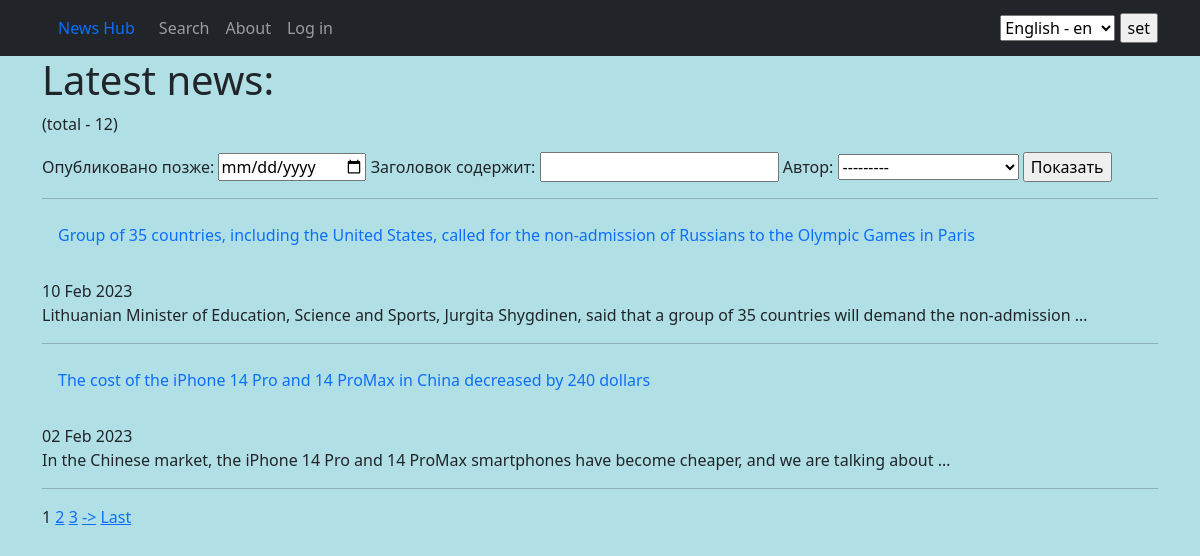
The app's page /search/ with its own data.
### news/models.py (models this page shows, shortened)
class Post(models.Model):
    author = models.ForeignKey(Author, on_delete=models.CASCADE)
    type = models.CharField(max_length=1, choices=POST_TYPES)
    creation_date = models.DateTimeField(auto_now_add=True)
    category = models.ManyToManyField(Category, through='PostCategory')
    title = models.CharField(max_length=255)
    text = models.TextField()
    _rating = models.IntegerField(default=0, db_column='rating')

### news/views.py (the view)
# urls.py: path('search/', PostSearch.as_view()),
class PostSearch(ListView):
    model = Post
    ordering = '-creation_date'
    template_name = 'posts_search.html'
    context_object_name = 'post_search'
    paginate_by = 2
    def get_filter(self):
        return PostFilter(self.request.GET, queryset=super().get_queryset())
    def get_queryset(self):
        return self.get_filter().qs
    def get_context_data(self, **kwargs):
        context = super().get_context_data(**kwargs)
        context['filter'] = PostFilter(self.request.GET, queryset=self.get_queryset())
        return context

### news/templatetags/custom_filters.py (called while the page is built)
@register.filter()
def censor(value, word):
    if isinstance(value, str):
        censored = word[0].lower() + '*' * (len(word) - 1)
        value = value.replace(word.lower(), censored)
        censored = censored.capitalize()
        value = value.replace(word.capitalize(), censored)
        return value
    else:
        raise TypeError('expected str')

### templates/posts_search.html (shortened to what this page needs)
{% extends 'flatpages/default.html' %}
{% load i18n %}
{% load custom_filters %}
{% block content %}
    <h1>{% trans "Latest news:" %}</h1>
    <p>({% trans "total" %} - {{ filter.qs|length }})</p>
    <form method="GET">
        {{ filter.form }}
        <input type="submit" value="Показать">
    </form>
    {% for post in post_search %}
        <hr>
        <a class="nav-link" href=../{{post.pk}}>{{ post.title|censor:'нефть' }}</a>
        <br>
        {{ post.creation_date|date:"d M Y" }}
        <br>
        {{ post.text|truncatewords:20|censor:'нефть' }}
        <br>
    {% endfor %}
    <hr>
    {% if is_paginated %}
        {% for num in page_obj.paginator.page_range %}
            {% if page_obj.number == num %}
                <a>{{ num }}</a>
            {% elif num > page_obj.number|add:'-3' and num < page_obj.number|add:'3' %}
                <a href="?page={{ num }}">{{ num }}</a>
            {% endif %}
        {% endfor %}
        {% if page_obj.has_next %}
            <a href="?page={{ page_obj.next_page_number }}">-></a>
            <a href="?page={{ page_obj.paginator.num_pages}}">{% trans "Last" %}</a>
        {% endif %}
    {% endif %}
{% endblock content %}

### records on screen
Post: title|censor "Group of 35 countries, including the United States, called for the non-admission of Russians to the Olympic Games in Paris", creation_date "10 Feb 2023", text|censor "Lithuanian Minister of Education, Science and Sports, Jurgita Shygdinen, said that a group of 35 countries will demand the non-admission …"
Post: title|censor "The cost of the iPhone 14 Pro and 14 ProMax in China decreased by 240 dollars", creation_date "02 Feb 2023", text|censor "In the Chinese market, the iPhone 14 Pro and 14 ProMax smartphones have become cheaper, and we are talking about …"

### other values on screen
{{ filter.qs|length }} "12"
{{ num }} "1"
{{ num }} "2" "3"
form field language "English - en"
